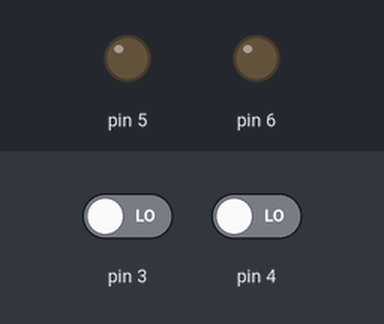
A sketch run on a simulated Arduino Uno, built with avr-gcc and run on an emulated ATmega328P. Parts: output pins drawn as LEDs (lit = HIGH). Inputs (shaded band) come from the test bench; at power-on: pin 3 LOW, pin 4 LOW.

Above: at 1.2 s.
1.3 s: pin 3 driven HIGH
At 2.0 s:
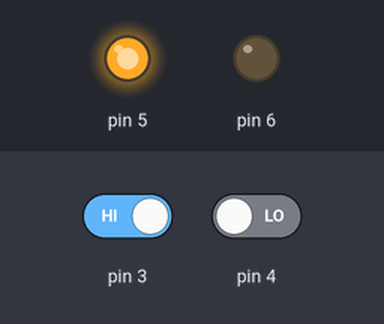
2.8 s: pin 3 driven LOW
At 3.2 s:
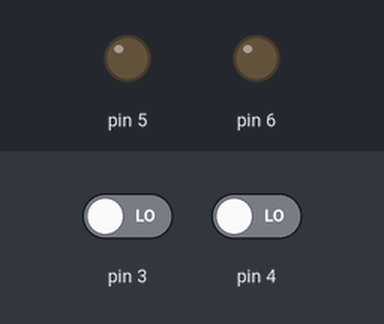
4.3 s: pin 4 driven HIGH
At 5.5 s:
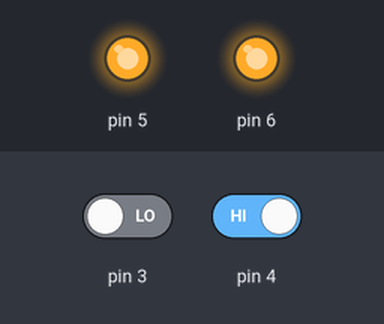
5.8 s: pin 4 driven LOW
At 6.7 s:
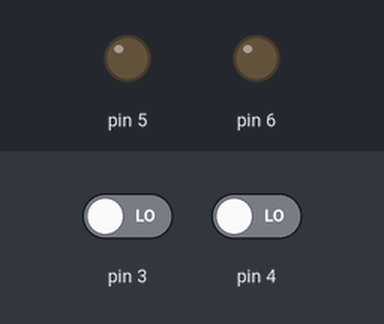
Timing chart, 0 to 8.3 s (numbered marks = the images above; inputs shaded):
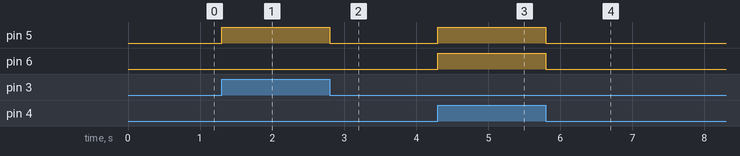

Measured:
- after the input at 1.3 s, pin 5: LOW → HIGH at once
- after the input at 2.8 s, pin 5: HIGH → LOW at once
- after the input at 4.3 s, pin 5, pin 6: LOW → HIGH at once
- after the input at 5.8 s, pin 5, pin 6: HIGH → LOW at once

The sketch:

exp5.ino
```cpp
int A, B, D, Bo;

void setup() {
  pinMode(3, INPUT);
  pinMode(4, INPUT);
  pinMode(5, OUTPUT);
  pinMode(6, OUTPUT);
}

void loop() {
 A = digitalRead(3);
 B = digitalRead(4);
    D = (A&&!B)||(!A&&B);
    Bo = !A&&B;
 digitalWrite(5, D);
 digitalWrite(6, Bo);
}
```
